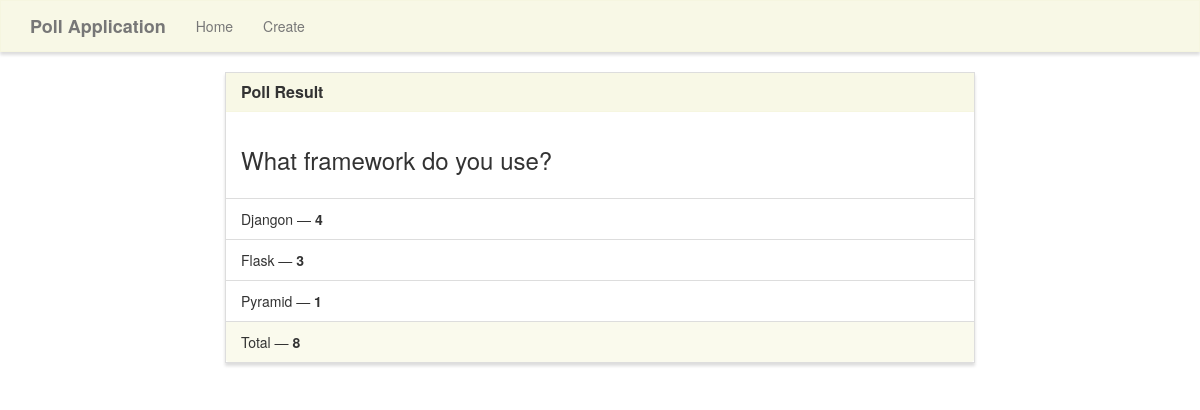
Screenshot of /results/2 with the database file from the repository.
### poll/models.py (models this page shows)
class Poll(models.Model):
    question = models.TextField()
    option_one = models.CharField(max_length=30)
    option_two = models.CharField(max_length=30)
    option_three = models.CharField(max_length=30)
    option_one_count = models.IntegerField(default=0)
    option_two_count = models.IntegerField(default=0)
    option_three_count = models.IntegerField(default=0)
    def total(self):
        return self.option_one_count + self.option_two_count + self.option_three_count

### poll/views.py (the view)
# urls.py: path('results/<poll_id>', poll_views.results, name='results'),
def results(request,poll_id):
    poll = Poll.objects.get(pk=poll_id)
    context = {
        'poll': poll
    }
    return render(request,'poll/results.html', context)

### poll/templates/poll/results.html (shortened to what this page needs)
{% extends "poll/base.html" %}
{% block main %}
<div class="row">
    <div class="col-lg-8 col-lg-offset-2">
        <div class="panel panel-default">
            <div class="panel-heading">
                <h3 class="panel-title">Poll Result</h3>
            </div>
            <div class="panel-body">
                <h3>{{ poll.question }}</h3>
            </div>
            <ul class="list-group">
                <li class="list-group-item">{{ poll.option_one }}n &mdash; <strong>{{ poll.option_one_count }}</strong></li>
                <li class="list-group-item">{{ poll.option_two }} &mdash; <strong>{{ poll.option_two_count }}</strong></li>
                <li class="list-group-item">{{ poll.option_three }} &mdash; <strong>{{ poll.option_three_count }}</strong></li>
            </ul>
            <div class="panel-footer">
                Total &mdash; <strong>{{ poll.total }}</strong>
            </div>
        </div>
    </div>
</div>
{% endblock %}

### poll/static/style.css (style rules this page uses)
.navbar-default, .btn, .form-control, .panel { border-radius: 0; }
.panel-default > .panel-heading { color: #333; background-color: rgba(245, 245, 220, .7); border-color: rgba(245, 245, 220, .6); border-top-left-radius: 0; border-top-right-radius: 0; }
.panel-footer { background-color: rgba(245, 245, 220, .5); border-color: rgba(245, 245, 220, .4); }
.panel { box-shadow: 0px 3px 3px 0px #ddd; }
a.navbar-brand, .panel-title { font-weight: bolder; }

### rows the page displays
Poll: question "What framework do you use?", option_one "Django", option_one_count "4", option_two "Flask", option_two_count "3", option_three "Pyramid", option_three_count "1", total "8"
